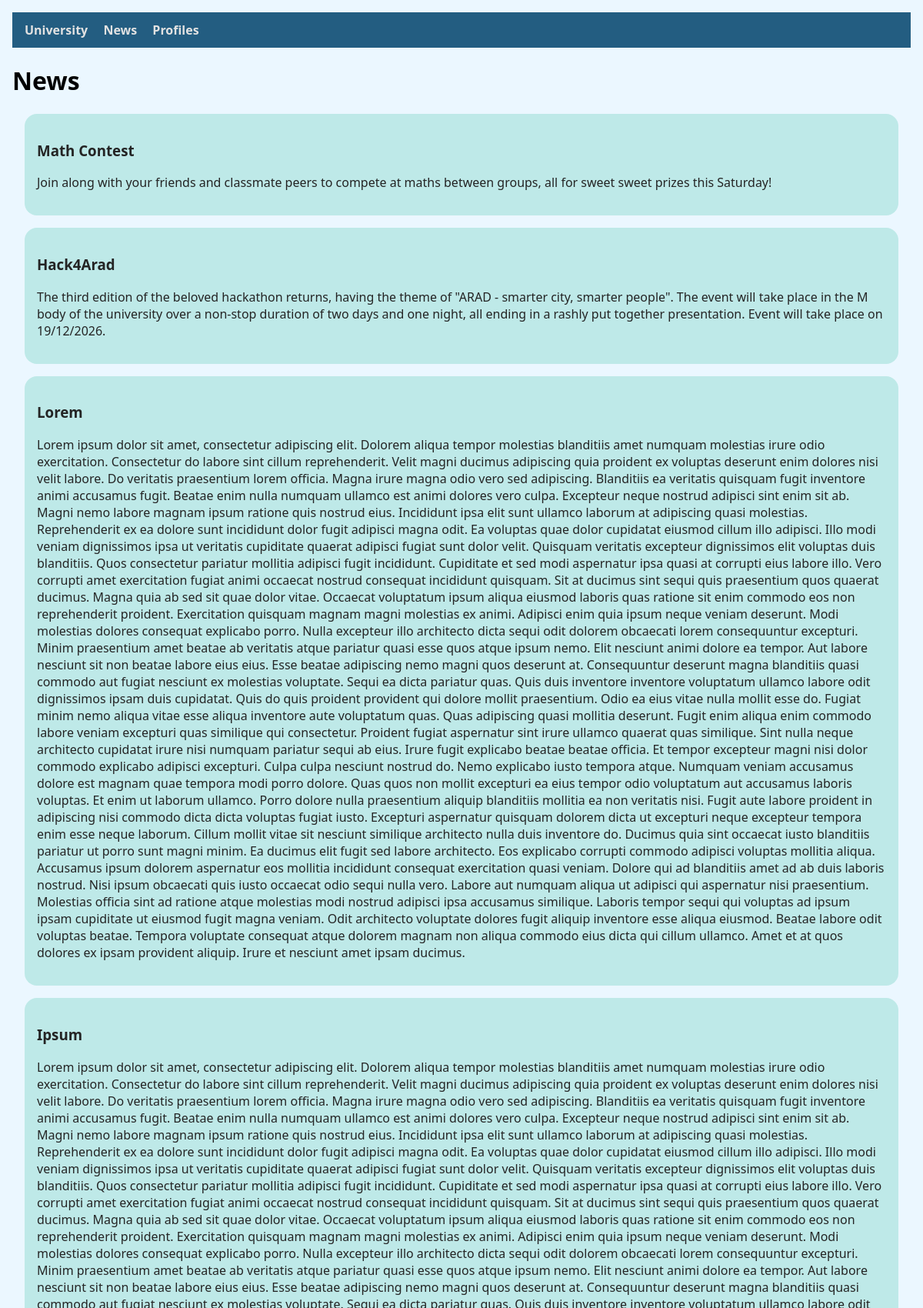
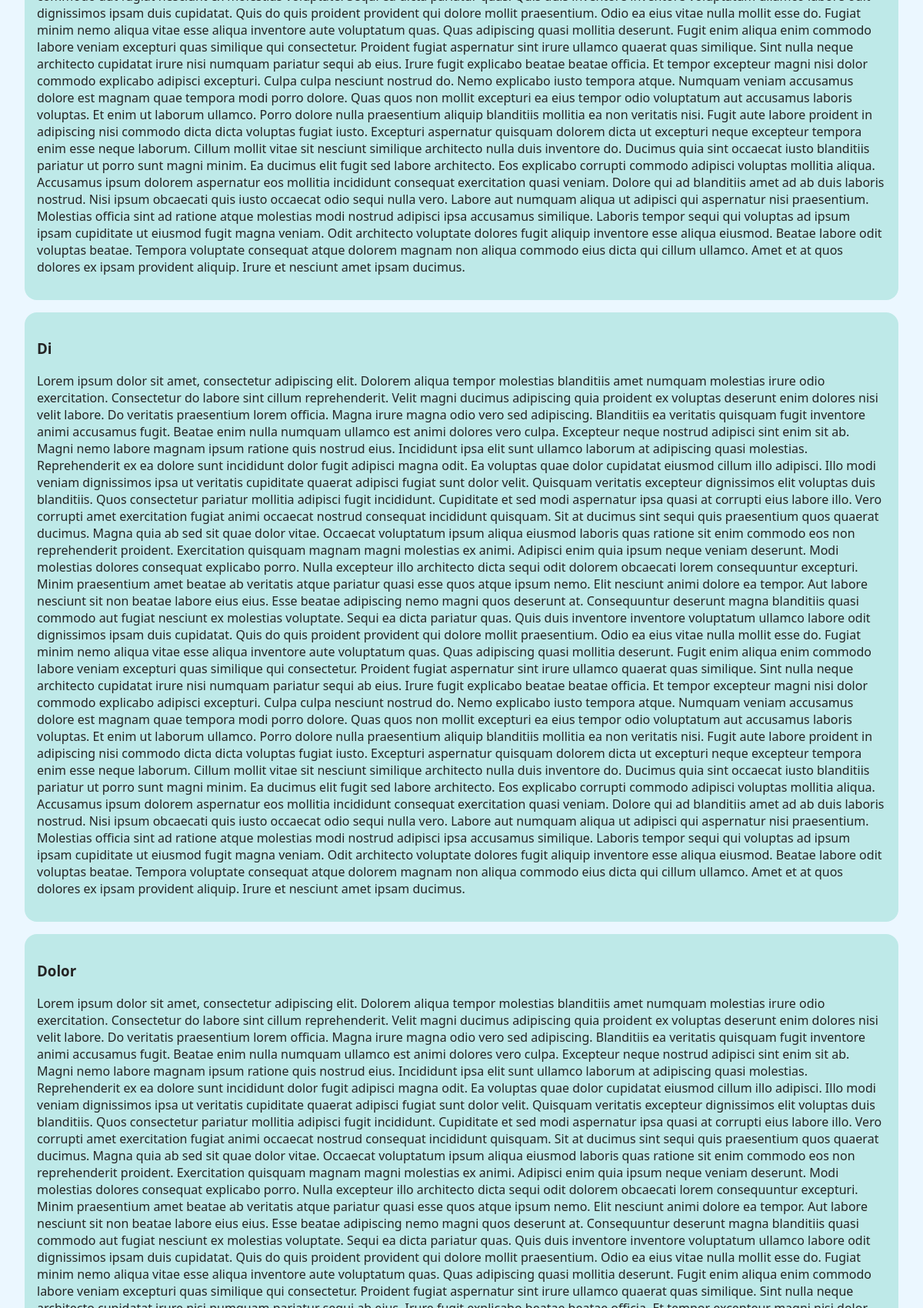
Page /news.php (upper part) on the committed database (2 pictures, top to bottom).
### tables this page shows
CREATE TABLE `news` (
  `ID` int(255) NOT NULL,
  `Title` varchar(255) NOT NULL,
  `Text` text NOT NULL
);

### news.php (the view, shortened to what this page needs)
<?php
include 'header.php';
echo "<h1>News</h1>";
require 'connect.php';
$result = $connection->query("SELECT `Title`, `Text` FROM `news`");
if ($result->num_rows <= 0) {
    echo "There are no news or events.";
} else {
    echo "<div id=\"news\">";
    while ($row = $result->fetch_assoc())
        echo "<div class=\"list-element\"><h3>".$row["Title"]."</h3><p>".$row["Text"]."</p></div>";
    echo "</div>";
}
?>

### rows in the picture
news: Title "Math Contest", Text "Join along with your friends and classmate peers to compete at maths between groups, all for sweet sweet prizes this Saturday!"
news: Title "Hack4Arad", Text "The third edition of the beloved hackathon returns, having the theme of \"ARAD - smarter city, smarter people\". The event will take place in the M body of the university over a non-stop duration of two days and one night, all ending in a rashly put together presentation. Event will take place on 19/12/2026."
news: Title "Lorem", Text "Lorem ipsum dolor sit amet, consectetur adipiscing elit. Dolorem aliqua tempor molestias blanditiis amet numquam molestias irure odio exercitation. Consectetur do labore sint cillum reprehenderit. Velit magni ducimus adipiscing quia proident ex voluptas deserunt enim dolores nisi velit labore. Do veritatis praesentium lorem officia. Magna irure magna odio vero sed adipiscing. Blanditiis ea veritatis quisquam fugit inventore animi accusamus fugit. Beatae enim nulla numquam ullamco est animi dolores vero culpa. Excepteur neque nostrud adipisci sint enim sit ab. Magni nemo labore magnam ipsum ratione quis nostrud eius. Incididunt ipsa elit sunt ullamco laborum at adipiscing quasi molestias.…"
news: Title "Ipsum", Text "Lorem ipsum dolor sit amet, consectetur adipiscing elit. Dolorem aliqua tempor molestias blanditiis amet numquam molestias irure odio exercitation. Consectetur do labore sint cillum reprehenderit. Velit magni ducimus adipiscing quia proident ex voluptas deserunt enim dolores nisi velit labore. Do veritatis praesentium lorem officia. Magna irure magna odio vero sed adipiscing. Blanditiis ea veritatis quisquam fugit inventore animi accusamus fugit. Beatae enim nulla numquam ullamco est animi dolores vero culpa. Excepteur neque nostrud adipisci sint enim sit ab. Magni nemo labore magnam ipsum ratione quis nostrud eius. Incididunt ipsa elit sunt ullamco laborum at adipiscing quasi molestias.…"
news: Title "Di", Text "Lorem ipsum dolor sit amet, consectetur adipiscing elit. Dolorem aliqua tempor molestias blanditiis amet numquam molestias irure odio exercitation. Consectetur do labore sint cillum reprehenderit. Velit magni ducimus adipiscing quia proident ex voluptas deserunt enim dolores nisi velit labore. Do veritatis praesentium lorem officia. Magna irure magna odio vero sed adipiscing. Blanditiis ea veritatis quisquam fugit inventore animi accusamus fugit. Beatae enim nulla numquam ullamco est animi dolores vero culpa. Excepteur neque nostrud adipisci sint enim sit ab. Magni nemo labore magnam ipsum ratione quis nostrud eius. Incididunt ipsa elit sunt ullamco laborum at adipiscing quasi molestias.…"
news: Title "Dolor"
